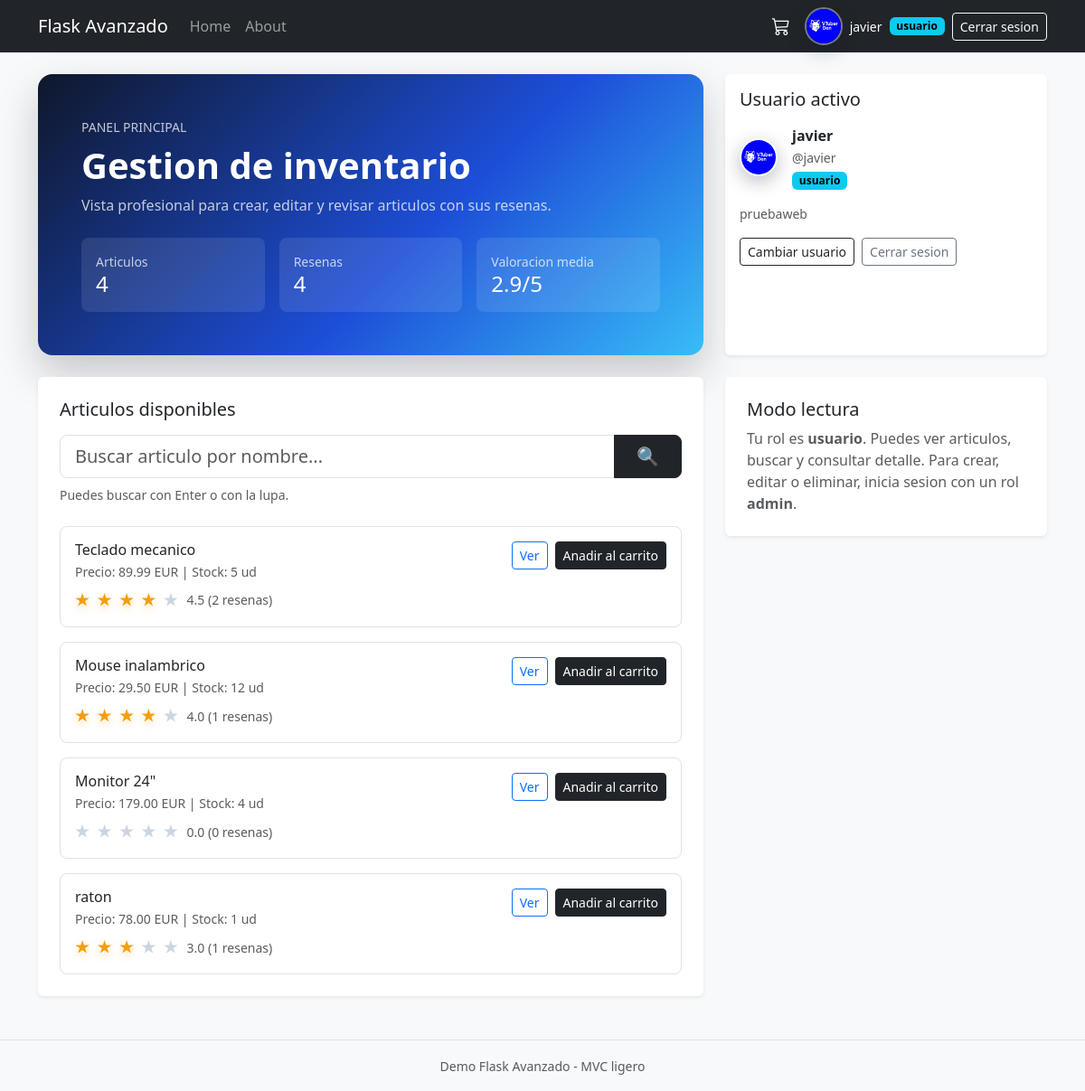
The page / (signed in) on the database its author committed.
### tables this page shows
CREATE TABLE users (
                    id INTEGER PRIMARY KEY AUTOINCREMENT,
                    username TEXT NOT NULL UNIQUE,
                    password_hash TEXT NOT NULL,
                    display_name TEXT NOT NULL,
                    bio TEXT NOT NULL DEFAULT '',
                    avatar_path TEXT,
                    created_at TEXT NOT NULL DEFAULT CURRENT_TIMESTAMP
                , role TEXT NOT NULL DEFAULT 'usuario');

CREATE TABLE items (
                    id INTEGER PRIMARY KEY AUTOINCREMENT,
                    nombre TEXT NOT NULL,
                    precio REAL NOT NULL,
                    stock INTEGER NOT NULL DEFAULT 0
                );

### proyecto_avanzado/routes/web.py (the view, shortened to what this page needs)
@web_bp.route("/")
def home():
    search_query = (request.args.get("q") or "").strip()
    editar = request.args.get("editar")
    item_edicion = None
    return _render_home(item_edicion=item_edicion, search_query=search_query)

### proyecto_avanzado/__init__.py (called while the page is built)
def create_app() -> Flask:
    app = Flask(__name__, template_folder="templates")
    app.config.from_object(DevConfig)
    app.register_blueprint(web_bp)  # HTML
    app.register_blueprint(auth_bp, url_prefix="/auth")  # Auth
    app.register_blueprint(api_bp, url_prefix="/api")  # JSON
    @app.context_processor
    def inject_cart_badge():  # type: ignore[no-untyped-def]
        from flask import session
        user_id = session.get("user_id")
        if not user_id:
            return {"cart_badge_count": 0}
        return {"cart_badge_count": cart_service.cart_count(int(user_id))}
    @app.before_request
    def _log_request():  # type: ignore[no-untyped-def]
        if app.config.get("ECHO_LOGS", False):
            from flask import request
            print(f"[REQ] {request.method} {request.path}")
    return app

### proyecto_avanzado/controllers/cart.py (called while the page is built)
    def _get_or_create_cart_id(self, user_id: int) -> int:
        with get_conn() as conn:
            row = conn.execute("SELECT id FROM carts WHERE user_id = ?", (user_id,)).fetchone()
            if row:
                return int(row["id"])
            cursor = conn.execute("INSERT INTO carts (user_id) VALUES (?)", (user_id,))
            conn.commit()
            return int(cursor.lastrowid)

    def cart_count(self, user_id: int) -> int:
        cart_id = self._get_or_create_cart_id(user_id)
        with get_conn() as conn:
            row = conn.execute(
                "SELECT COALESCE(SUM(cantidad), 0) AS total FROM cart_items WHERE cart_id = ?",
                (cart_id,),
            ).fetchone()
            return int(row["total"])

### proyecto_avanzado/controllers/db.py (called while the page is built)
def get_conn() -> sqlite3.Connection:
    conn = sqlite3.connect(DB_PATH)
    conn.row_factory = sqlite3.Row
    conn.execute("PRAGMA foreign_keys = ON;")
    return conn

### proyecto_avanzado/controllers/items.py (called while the page is built)
    def _get_conn(self) -> sqlite3.Connection:
        return get_conn()

    def _get_reviews_for_item(self, conn: sqlite3.Connection, item_id: int) -> List[Review]:
        rows = conn.execute(
            """
            SELECT autor, comentario, estrellas
            FROM reviews
            WHERE item_id = ?
            ORDER BY id DESC
            """,
            (item_id,),
        ).fetchall()
        return [
            Review(autor=row["autor"], comentario=row["comentario"], estrellas=row["estrellas"])
            for row in rows
        ]

### proyecto_avanzado/models.py (called while the page is built)
    def promedio_estrellas(self) -> float:
        if not self.resenas:
            return 0.0
        return sum(r.estrellas for r in self.resenas) / len(self.resenas)

### proyecto_avanzado/templates/index.html (shortened to what this page needs)
{% extends 'base.html' %}{% block content %}
  {% set editando = item_edicion is defined and item_edicion %}
  {% set total_items = items|length %}
  {% set ns = namespace(total_reviews=0, total_rating=0) %}
  {% for item in items %}
    {% set ns.total_reviews = ns.total_reviews + (item.resenas|length) %}
    {% set ns.total_rating = ns.total_rating + item.promedio_estrellas() %}
  {% endfor %}
  {% set rating_media = (ns.total_rating / total_items) if total_items else 0 %}
  <div class="row g-4 mb-4">
    <div class="col-lg-8">
      <div class="auth-hero p-4 p-lg-5 h-100">
        <div class="d-flex flex-column h-100 justify-content-between">
          <div>
            <p class="text-uppercase small mb-2 opacity-75">Panel principal</p>
            <h1 class="display-6 fw-bold mb-2">Gestion de inventario</h1>
            <p class="mb-4 opacity-75">
              Vista profesional para crear, editar y revisar articulos con sus resenas.
            </p>
          </div>
          <div class="row g-3">
            <div class="col-sm-4">
              <div class="bg-white bg-opacity-10 rounded-3 p-3">
                <div class="small opacity-75">Articulos</div>
                <div class="h4 mb-0">{{ total_items }}</div>
              </div>
            </div>
            <div class="col-sm-4">
              <div class="bg-white bg-opacity-10 rounded-3 p-3">
                <div class="small opacity-75">Resenas</div>
                <div class="h4 mb-0">{{ ns.total_reviews }}</div>
              </div>
            </div>
            <div class="col-sm-4">
              <div class="bg-white bg-opacity-10 rounded-3 p-3">
                <div class="small opacity-75">Valoracion media</div>
                <div class="h4 mb-0">{{ "%.1f"|format(rating_media) }}/5</div>
              </div>
            </div>
          </div>
        </div>
      </div>
    </div>
    <div class="col-lg-4">
      <div class="card shadow-sm h-100">
        <div class="card-body">
          <h2 class="h5 mb-3">Usuario activo</h2>
          {% if user_profile %}
            <div class="d-flex align-items-center gap-3 mb-3">
              {% if user_profile.avatar_path %}
                <img src="{{ url_for('static', filename=user_profile.avatar_path) }}" alt="Avatar" class="avatar-ring">
              {% else %}
                <span class="avatar-fallback">{{ (user_profile.display_name[:1] or 'U').upper() }}</span>
              {% endif %}
              <div>
                <strong>{{ user_profile.display_name }}</strong><br>
                <small class="text-muted">@{{ user_profile.username }}</small>
                <div><span class="badge text-bg-info mt-1">{{ user_profile.role }}</span></div>
              </div>
            </div>
            <div class="small text-muted mb-3">{{ user_profile.bio or "Sin descripcion todavia." }}</div>
            <div class="d-flex gap-2">
              <a href="{{ url_for('auth.login_view') }}" class="btn btn-outline-dark btn-sm">Cambiar usuario</a>
              <form action="{{ url_for('auth.logout_action') }}" method="post" class="m-0">
                <button class="btn btn-outline-secondary btn-sm" type="submit">Cerrar sesion</button>
              </form>
            </div>
          {% else %}
            <p class="text-muted mb-3">No hay sesion iniciada.</p>
            <div class="d-flex gap-2">
              <a href="{{ url_for('auth.login_view') }}" class="btn btn-dark btn-sm">Iniciar sesion</a>
              <a href="{{ url_for('auth.register_view') }}" class="btn btn-outline-secondary btn-sm">Registrarse</a>
            </div>
          {% endif %}
        </div>
      </div>
    </div>
  </div>
  <div class="row g-4">
    <div class="col-lg-8">
      <div class="card shadow-sm">
        <div class="card-body p-4">
          <div class="d-flex flex-column flex-md-row align-items-md-center justify-content-between gap-3 mb-3">
            <h3 class="h5 mb-0">Articulos disponibles</h3>
          </div>
          <form action="{{ url_for('web.home') }}" method="get" class="mb-4">
            <div class="input-group input-group-lg">
              <input
                type="search"
                name="q"
                class="form-control"
                placeholder="Buscar articulo por nombre..."
                value="{{ search_query or '' }}"
                aria-label="Buscar articulo por nombre"
              >
              <button class="btn btn-dark px-4" type="submit" title="Buscar">
                &#128269;
              </button>
            </div>
            <div class="small text-muted mt-2">
              Puedes buscar con Enter o con la lupa.
            </div>
          </form>
          {% if items %}
            <div class="vstack gap-3">
              {% for item in items %}
                {% set promedio = item.promedio_estrellas() %}
                {% set promedio_redondeado = promedio|round(0, 'common')|int %}
                <div class="border rounded-3 p-3">
                  <div class="d-flex flex-column flex-md-row justify-content-between gap-3">
                    <div>
                      <h4 class="h6 mb-1">{{ item.nombre }}</h4>
                      <div class="small text-muted mb-2">
                        Precio: {{ "%.2f"|format(item.precio) }} EUR | Stock: {{ item.stock }} ud
                      </div>
                      <div class="small d-inline-flex align-items-center gap-2">
                        <span class="stars-display">
                          {% for i in range(1, 6) %}
                            <span class="{{ 'on' if i <= promedio_redondeado else 'off' }}">&#9733;</span>
                          {% endfor %}
                        </span>
                        <span class="text-muted">{{ "%.1f"|format(promedio) }} ({{ item.resenas|length }} resenas)</span>
                      </div>
                    </div>
                    <div class="d-flex align-items-start gap-2">
                      <a href="{{ url_for('web.item_detalle', item_id=item.id) }}" class="btn btn-sm btn-outline-primary">Ver</a>
                      {% if session.get('user_id') %}
                        <form action="{{ url_for('web.carrito_add', item_id=item.id) }}" method="post" class="m-0">
                          <button type="submit" class="btn btn-sm btn-dark">Anadir al carrito</button>
                        </form>
                      {% else %}
                        <a href="{{ url_for('auth.login_view') }}" class="btn btn-sm btn-dark">Inicia sesion para comprar</a>
                      {% endif %}
                    </div>
                  </div>
                </div>
              {% endfor %}
            </div>
          {% endif %}
        </div>
      </div>
    </div>
    <div class="col-lg-4" id="form-item">
      {% if can_manage %}
        <div class="card shadow-sm">
          <div class="card-body p-4">
            <h3 class="h5 mb-3">{{ "Editar articulo" if editando else "Crear articulo" }}</h3>
            <form
              action="{{ url_for('web.editar_item', item_id=item_edicion.id) if editando else url_for('web.crear_item') }}"
              method="post"
              class="row g-3"
            >
              <div class="col-12">
                <label class="form-label">Nombre</label>
                <input name="nombre" class="form-control" value="{{ item_edicion.nombre if editando else '' }}" required>
              </div>
              <div class="col-6">
                <label class="form-label">Precio</label>
                <input
                  name="precio"
                  type="number"
                  step="0.01"
                  min="0"
                  class="form-control"
                  value="{{ item_edicion.precio if editando else '' }}"
                  required
                >
              </div>
              <div class="col-6">
                <label class="form-label">Stock</label>
                <input
                  name="stock"
                  type="number"
                  min="0"
                  class="form-control"
                  value="{{ item_edicion.stock if editando else 1 }}"
                  required
                >
              </div>
              <div class="col-12">
                {% if editando %}
                  <div class="d-flex gap-2">
                    <button class="btn btn-warning text-dark w-100" type="submit">Guardar cambios</button>
                    <a href="{{ url_for('web.home') }}" class="btn btn-outline-secondary w-100">Cancelar</a>
                  </div>
                {% else %}
                  <button class="btn btn-primary w-100" type="submit">Crear articulo</button>
                {% endif %}
              </div>
            </form>
            <p class="small text-muted mt-3 mb-0">
              {{ "Estas editando un articulo existente." if editando else "Completa los campos y crea un nuevo articulo." }}
            </p>
          </div>
        </div>
      {% else %}
        <div class="card shadow-sm">
          <div class="card-body p-4">
            <h3 class="h5 mb-2">Modo lectura</h3>
            <p class="text-muted mb-0">
              Tu rol es <strong>usuario</strong>. Puedes ver articulos, buscar y consultar detalle.
              Para crear, editar o eliminar, inicia sesion con un rol <strong>admin</strong>.
            </p>
          </div>
        </div>
      {% endif %}
    </div>
  </div>
{% endblock %}

### proyecto_avanzado/templates/base.html (shortened to what this page needs)
<!doctype html>
<html lang="es">
  <head>
    <link href="https://cdn.jsdelivr.net/npm/bootstrap@5.3.2/dist/css/bootstrap.min.css" rel="stylesheet">
    <link href="https://cdn.jsdelivr.net/npm/bootstrap-icons@1.11.3/font/bootstrap-icons.css" rel="stylesheet">
  </head>
  <body class="bg-light">
    <nav class="navbar navbar-expand-lg navbar-dark bg-dark mb-4">
      <div class="container">
        <a class="navbar-brand" href="{{ url_for('web.home') }}">Flask Avanzado</a>
        <div class="navbar-nav me-auto">
          <a class="nav-link" href="{{ url_for('web.home') }}">Home</a>
          <a class="nav-link" href="{{ url_for('web.about') }}">About</a>
        </div>
        <div class="navbar-nav align-items-center gap-2">
          {% if session.get('user_id') %}
            <a class="nav-cart me-2" href="{{ url_for('web.carrito_view') }}" title="Carrito">
              <i class="bi bi-cart3"></i>
            </a>
            {% if session.get('avatar_path') %}
              <img src="{{ url_for('static', filename=session.get('avatar_path')) }}" alt="Avatar" class="avatar-ring">
            {% else %}
              <span class="avatar-fallback">{{ (session.get('display_name', 'U')[:1] or 'U').upper() }}</span>
            {% endif %}
            <span class="text-white small">{{ session.get('display_name') }}</span>
            <span class="badge text-bg-info">{{ session.get('role', 'usuario') }}</span>
            <form action="{{ url_for('auth.logout_action') }}" method="post" class="m-0">
              <button class="btn btn-sm btn-outline-light" type="submit">Cerrar sesion</button>
            </form>
          {% else %}
            <a class="btn btn-sm btn-outline-light" href="{{ url_for('auth.login_view') }}">Iniciar sesion</a>
            <a class="btn btn-sm btn-warning" href="{{ url_for('auth.register_view') }}">Registrarse</a>
          {% endif %}
        </div>
      </div>
    </nav>
    <main class="container">
      {% block content %}{% endblock %}
    </main>
    <footer class="mt-5 py-3 text-center text-muted border-top">
      <small>Demo Flask Avanzado - MVC ligero</small>
    </footer>
  </body>
</html>

### proyecto_avanzado/templates/base.html (style rules this page uses)
body { font-family: 'Segoe UI', sans-serif; background: #f6f7fb; }
.card { border: none; }
.auth-hero { background: linear-gradient(135deg, #0f172a, #1d4ed8 58%, #38bdf8); border-radius: 1rem; color: #fff; box-shadow: 0 20px 45px rgba(15, 23, 42, .22); }
.avatar-ring { width: 42px; height: 42px; border-radius: 999px; object-fit: cover; border: 2px solid rgba(255, 255, 255, .4); box-shadow: 0 6px 20px rgba(15, 23, 42, .28); }
.stars-display { letter-spacing: .14rem; font-size: 1.08rem; font-weight: 700; }
.stars-display .on { color: #f59e0b; text-shadow: 0 1px 0 #fff, 0 3px 10px rgba(245, 158, 11, .35); }
.stars-display .off { color: #cbd5e1; }
.nav-cart { position: relative; color: #fff; text-decoration: none; font-size: 1.25rem; line-height: 1; }

### rows shown on the page
users: get "usuario", avatar_path (picture), display_name "javier", username "javier", role "usuario", bio "pruebaweb"
items: nombre "Teclado mecanico", precio "89.99", stock "5", promedio "4.5", resenas|length "2"
items: nombre "Mouse inalambrico", precio "29.50", stock "12", promedio "4.0", resenas|length "1"
items: nombre "Monitor 24\"", precio "179.00", stock "4", promedio "0.0", resenas|length "0"
items: nombre "raton", precio "78.00", stock "1", promedio "3.0", resenas|length "1"

### other values the page prints
{{ session.get('display_name') }} "javier"
{{ total_items }} "4"
{{ ns.total_reviews }} "4"
{{ "%.1f"|format(rating_media) }} "2.9"
